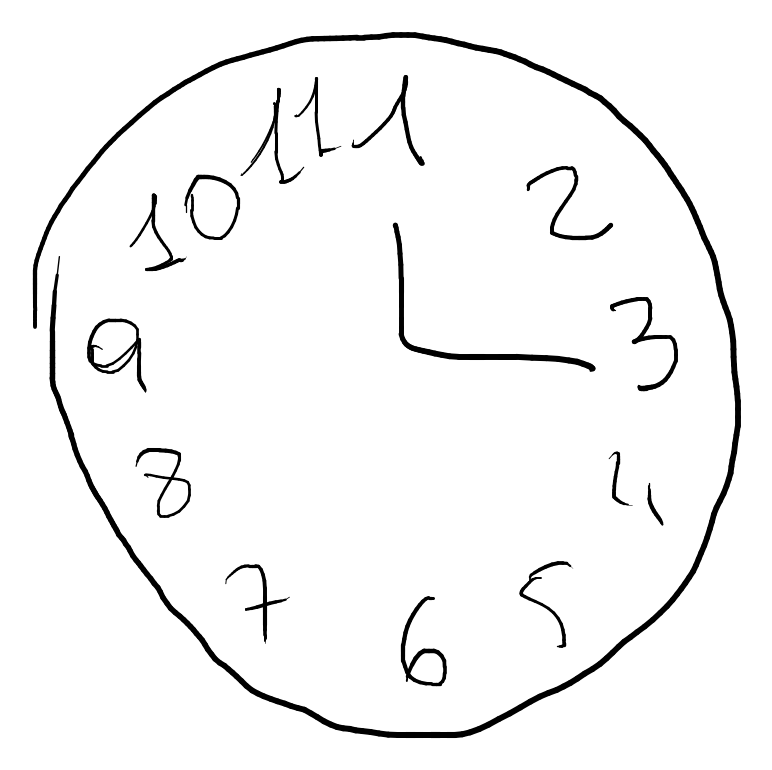
#> input picture Baseline_run/image/cdt/u00004s00001_hw00006.png, 772 x 770 px
$ python visualize_pseudodynamic_features.py --image ../../Baseline_run/image/cdt/u00004s00001_hw00006.png
#> lines starting #> are read from the running program, lines starting #| are printed output that depends on the picture; after the words box and inside, x2 and y2 are one past the last pixel; in counts of white or black regions, pixels touching at a corner belong together
### transfer_learning/src/pseudo_features.py
import cv2
import numpy as np
from skimage.morphology import skeletonize
from skimage.util import invert

def extract_pseudo_dynamic_features(img):
    """
    img: numpy array (H,W,3) RGB HANDWRITING image
    returns: 5-D vector of pseudo dynamic features
    """

    gray = cv2.cvtColor(img, cv2.COLOR_RGB2GRAY)

    # binary threshold (invert so strokes=1)
    _, th = cv2.threshold(gray, 0, 255, cv2.THRESH_OTSU + cv2.THRESH_BINARY_INV)

    # skeleton
    skel = skeletonize(invert(th/255)).astype(np.uint8)
    stroke_length = skel.sum()

    # stroke thickness via distance transform
    dist = cv2.distanceTransform(th, cv2.DIST_L2, 5)
    mean_thickness = np.mean(dist[dist > 0]) if np.any(dist > 0) else 0

    # stroke segments = number of contours
    contours, _ = cv2.findContours(th, cv2.RETR_LIST, cv2.CHAIN_APPROX_SIMPLE)
    stroke_segments = len(contours)

    # aspect ratio of handwriting region
    ys, xs = np.where(th > 0)
    if len(xs) > 0:
        h = ys.max() - ys.min()
        w = xs.max() - xs.min()
        aspect_ratio = w / (h + 1e-6)
    else:
        aspect_ratio = 1.0

    # curvature proxy
    curvature = sum(len(cv2.convexHull(cnt)) for cnt in contours if len(cnt) > 5)

    return np.array([
        stroke_length / 1000,
        mean_thickness / 10,
        stroke_segments / 10,
        aspect_ratio,
        curvature / 1000
    ], dtype=np.float32)

### transfer_learning/utils/visualize_pseudodynamic_features.py
import cv2
import numpy as np
import matplotlib.pyplot as plt
import argparse
from pathlib import Path

from src.pseudo_features import extract_pseudo_dynamic_features


FEATURE_NAMES = [
    "Stroke Length",
    "Mean Thickness",
    "Stroke Segments",
    "Aspect Ratio",
    "Curvature"
]


def parse_args():
    parser = argparse.ArgumentParser("Pseudo-Dynamic Feature Analysis")

    parser.add_argument("--image", type=str, default=None,
                        help="Path to a single handwriting image")

    parser.add_argument("--data_dir", type=str, default=None,
                        help="Path to dataset root with class subfolders")

    parser.add_argument("--save_dir", type=str, default=None,
                        help="Directory to save figures (PDF/PNG)")

    return parser.parse_args()


# --------------------------------------------------
# Utility
# --------------------------------------------------
def load_image(path):
    img = cv2.imread(str(path))
    if img is None:
        raise FileNotFoundError(f"Could not read image: {path}")
    return cv2.cvtColor(img, cv2.COLOR_BGR2RGB)


# --------------------------------------------------
# 1. Single-image visualization
# --------------------------------------------------
def plot_single_image(img, features, save_path=None):
    plt.figure(figsize=(10, 4))

    plt.subplot(1, 2, 1)
    plt.imshow(img)
    plt.title("Handwriting Sample")
    plt.axis("off")

    plt.subplot(1, 2, 2)
    plt.bar(FEATURE_NAMES, features)
    plt.xticks(rotation=45, ha="right")
    plt.ylabel("Normalized Value")
    plt.title("Pseudo-Dynamic Feature Vector")

    plt.tight_layout()

    if save_path:
        plt.savefig(save_path, bbox_inches="tight")
    else:
        plt.show()


# --------------------------------------------------
# 2. Dataset-level extraction
# --------------------------------------------------
# [57 lines left out: functions extract_dataset_features, plot_class_means, plot_boxplots, not called in this run]


# --------------------------------------------------
# Main
# --------------------------------------------------
def main(args):

    if args.image:
        img = load_image(args.image)
#> in load_image, img is the input picture: shape (770, 772, 3); min 0, max 255, mean 245.2
        features = extract_pseudo_dynamic_features(img)
#> in extract_pseudo_dynamic_features, `_, th = cv2.threshold(gray, 0, 255, cv2.THRESH_OTSU + cv2.THRESH_BINAR..`:
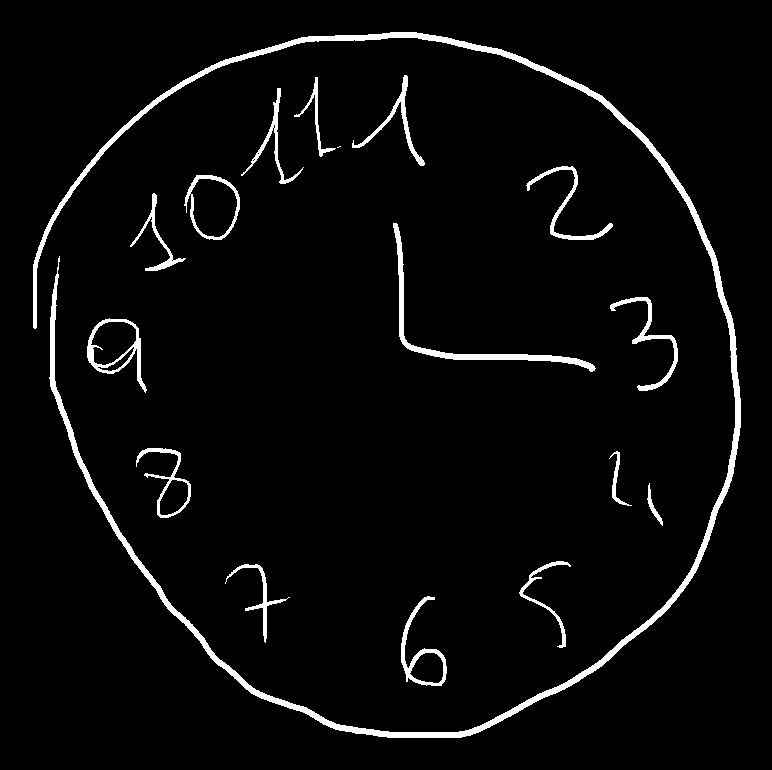
#> th: shape (770, 772); 3.9% white; 17 white regions (1 under 20 px), largest, box (x1, y1, x2, y2) and area: (33, 32, 741, 738) 12745, (393, 223, 596, 372) 1783, (87, 318, 147, 393) 918
#> in extract_pseudo_dynamic_features, `skel = skeletonize(invert(th/255)).astype(np.uint8)`:
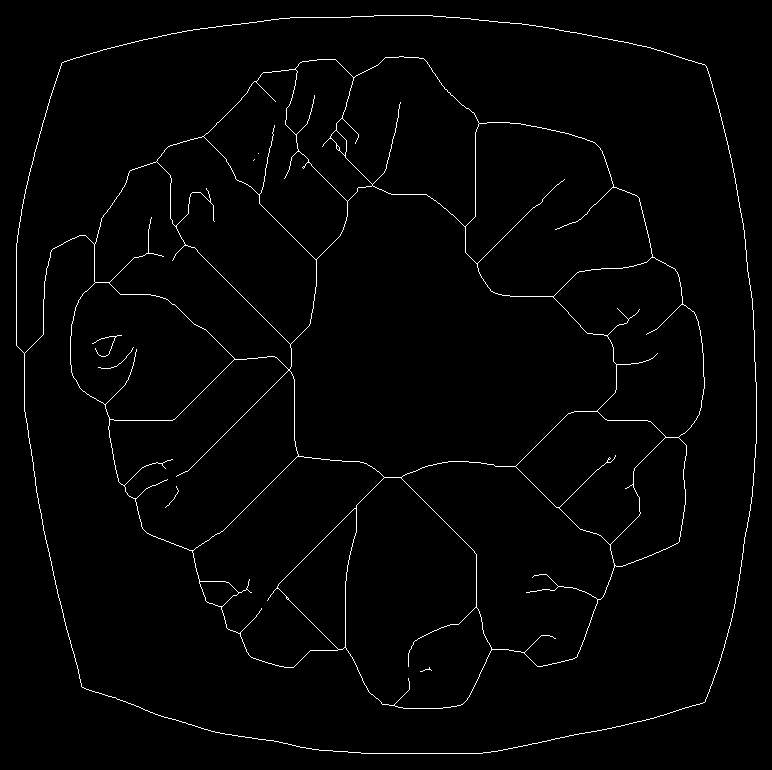
#> skel: shape (770, 772); values 0 (black) and 1 (white), 1.5% white in thin lines or dots
#> in extract_pseudo_dynamic_features, `stroke_length = skel.sum()`: stroke_length = 9197
#> in extract_pseudo_dynamic_features, `dist = cv2.distanceTransform(th, cv2.DIST_L2, 5)`:
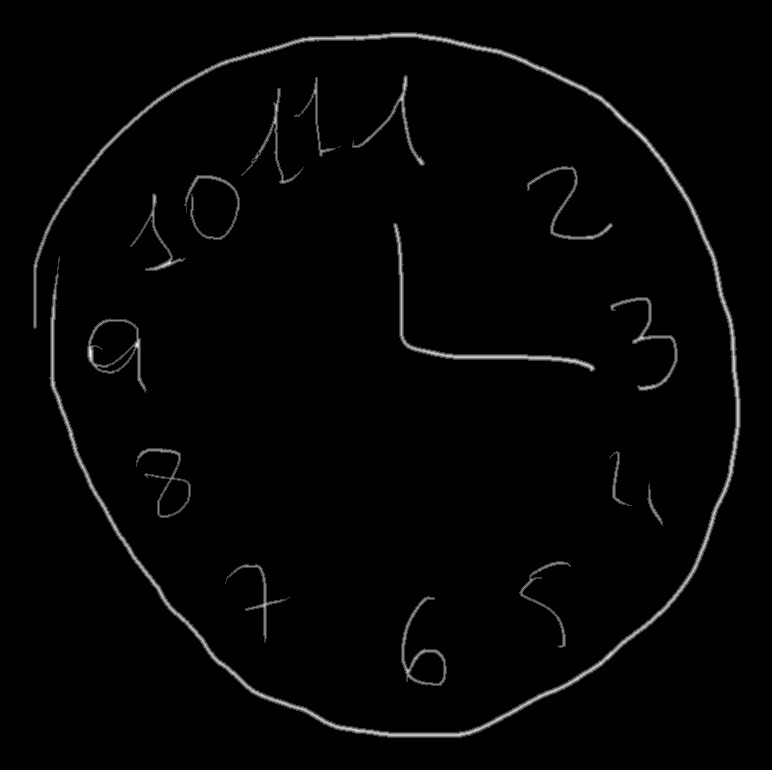
#> dist: shape (770, 772) float32; min 0, max 4, mean 0.0654; drawn with min black and max white
#> in extract_pseudo_dynamic_features, `mean_thickness = np.mean(dist[dist > 0]) if np.any(dist > 0) else 0`: mean_thickness = 1.7
#> in extract_pseudo_dynamic_features, `contours, _ = cv2.findContours(th, cv2.RETR_LIST, cv2.CHAIN_APPROX_SIM..`: contours = 27 contours, 6 with area under 20; largest, box (x1, y1, x2, y2) and area: (33, 32, 741, 738) 10698, (184, 175, 240, 240) 2597, (87, 318, 147, 393) 2350, (190, 178, 238, 238) 2127, (393, 223, 596, 372) 1469
#> in extract_pseudo_dynamic_features, `stroke_segments = len(contours)`: stroke_segments = 27
#> in extract_pseudo_dynamic_features, `h = ys.max() - ys.min()`: h = 705
#> in extract_pseudo_dynamic_features, `w = xs.max() - xs.min()`: w = 707
#> in extract_pseudo_dynamic_features, `aspect_ratio = w / (h + 1e-6)`: aspect_ratio = 1
#> in extract_pseudo_dynamic_features, `curvature = sum(len(cv2.convexHull(cnt)) for cnt in contours if len(cn..`: curvature = 471
#> features = [9.2, 0.17, 2.7, 1, 0.471]

        save_path = None
        if args.save_dir:
            save_path = Path(args.save_dir) / "single_image_pseudo_features.pdf"

        plot_single_image(img, features, save_path)
#> in plot_single_image, `plt.show()`:
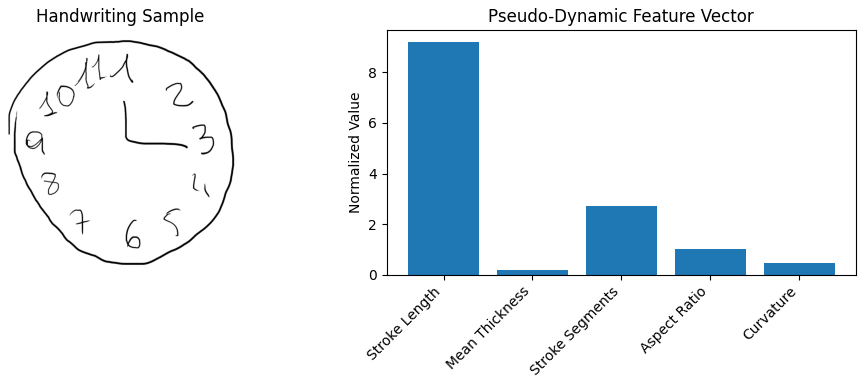
#> figure drawn by matplotlib, 2 panels; panel 2: tallest bar 9.2 high, from x = -0.4 to 0.4

    if args.data_dir:
        features, labels, class_names = extract_dataset_features(args.data_dir)

        save_mean = None
        save_box = None
        if args.save_dir:
            save_mean = Path(args.save_dir) / "classwise_feature_means.pdf"
            save_box = Path(args.save_dir) / "feature_boxplots.pdf"

        plot_class_means(features, labels, class_names, save_mean)
        plot_boxplots(features, labels, class_names, save_box)


if __name__ == "__main__":
    args = parse_args()
    main(args)

$ run again, on Baseline_run/image/cdt/u00015s00001_hw00006.png
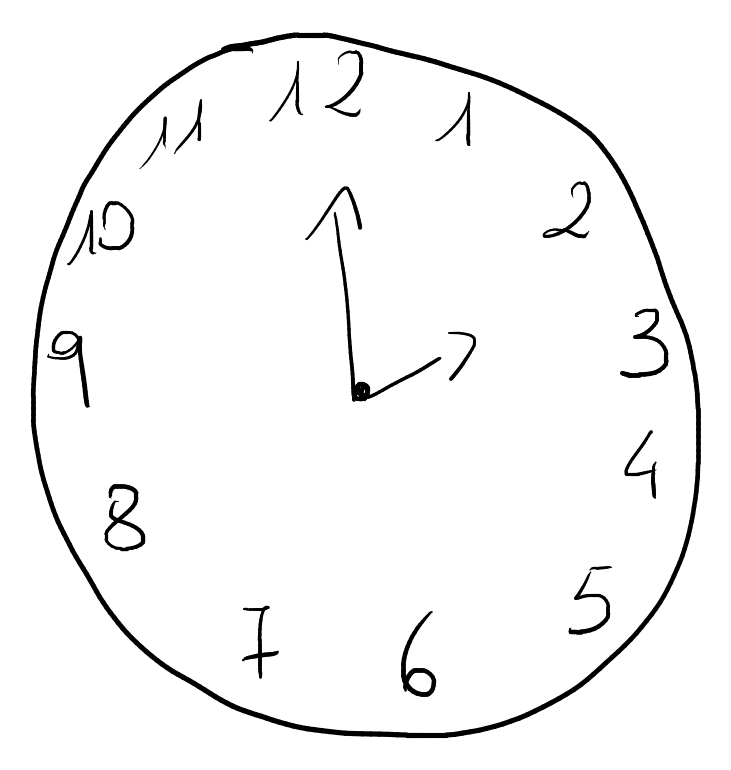
#> input picture Baseline_run/image/cdt/u00015s00001_hw00006.png, 731 x 770 px
#> in load_image, img is the input picture: shape (770, 731, 3); min 0, max 255, mean 246.2
#> in extract_pseudo_dynamic_features, `_, th = cv2.threshold(gray, 0, 255, cv2.THRESH_OTSU + cv2.THRESH_BINAR..`:
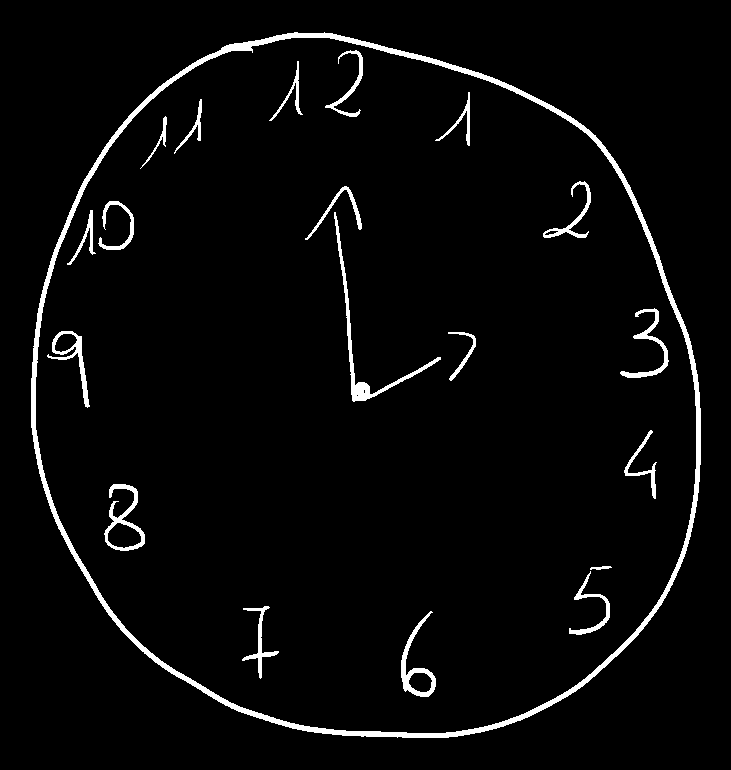
#> th: shape (770, 731); 3.5% white; 20 white regions, largest, box (x1, y1, x2, y2) and area: (31, 32, 701, 738) 11028, (334, 212, 441, 402) 1216, (104, 484, 145, 551) 773
#> skel: shape (770, 731); values 0 (black) and 1 (white), 1.7% white in thin lines or dots
#> stroke_length = 9637
#> mean_thickness = 1.61
#> contours = 27 contours, 2 with area under 20; largest, box (x1, y1, x2, y2) and area: (31, 32, 701, 738) 376180, (35, 37, 697, 734) 367142, (104, 484, 145, 551) 1232, (401, 611, 436, 697) 968, (334, 212, 441, 402) 947
#> stroke_segments = 27
#> ys = 19687 values from 32 to 737; xs = 19687 values, max 700 at index 11473, min 31 at index 10525, mean 357.6
#> h = 705
#> w = 669
#> aspect_ratio = 0.949
#> curvature = 580
#> features = [9.64, 0.161, 2.7, 0.949, 0.58]
#> in plot_single_image, `plt.show()`:
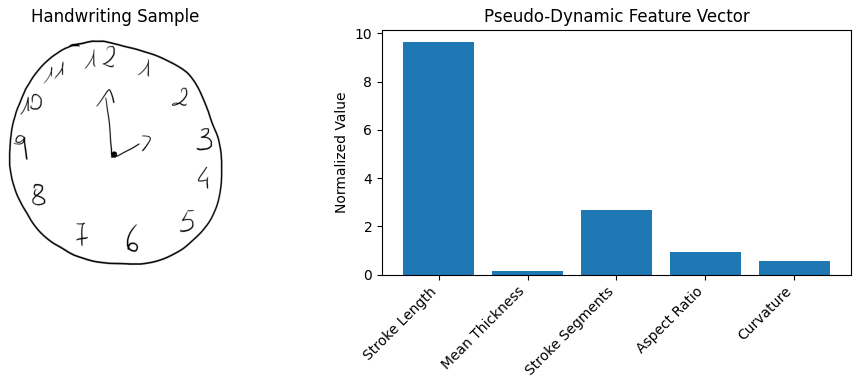
#> figure drawn by matplotlib, 2 panels; panel 2: tallest bar 9.64 high, from x = -0.4 to 0.4

$ run again, on Baseline_run/image/cdt/u00037s00001_hw00006.png
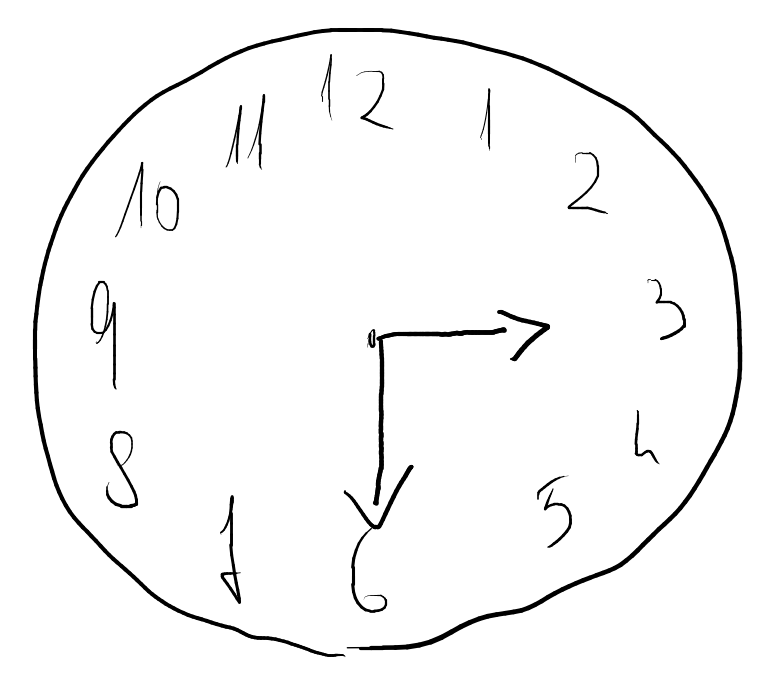
#> input picture Baseline_run/image/cdt/u00037s00001_hw00006.png, 775 x 688 px
#> in load_image, img is the input picture: shape (688, 775, 3); min 0, max 255, mean 247.5
#> in extract_pseudo_dynamic_features, `_, th = cv2.threshold(gray, 0, 255, cv2.THRESH_OTSU + cv2.THRESH_BINAR..`:
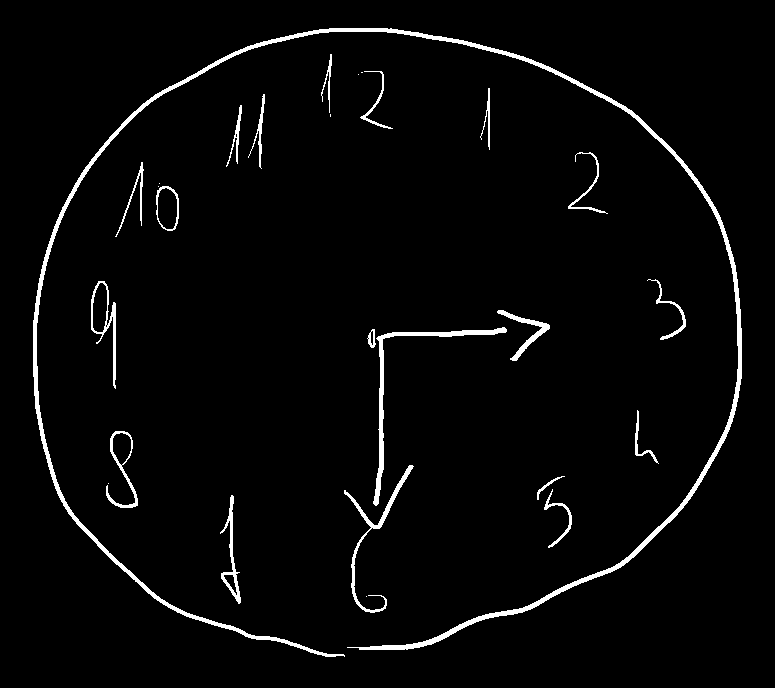
#> th: shape (688, 775); 3% white; 27 white regions (7 under 20 px), largest, box (x1, y1, x2, y2) and area: (33, 28, 742, 657) 8969, (373, 327, 507, 506) 1362, (344, 465, 414, 613) 870
#> skel: shape (688, 775); values 0 (black) and 1 (white), 1.9% white in thin lines or dots
#> stroke_length = 10156
#> mean_thickness = 1.44
#> contours = 35 contours, 10 with area under 20; largest, box (x1, y1, x2, y2) and area: (33, 28, 742, 657) 7062, (373, 327, 507, 506) 1066, (91, 281, 116, 389) 962, (156, 186, 179, 231) 818, (106, 431, 138, 508) 770
#> stroke_segments = 35
#> ys = 15880 values from 28 to 656; xs = 15880 values, max 741 at index 6835, min 33 at index 6488, mean 375
#> h = 628
#> w = 708
#> aspect_ratio = 1.13
#> curvature = 432
#> features = [10.16, 0.144, 3.5, 1.13, 0.432]
#> in plot_single_image, `plt.show()`:
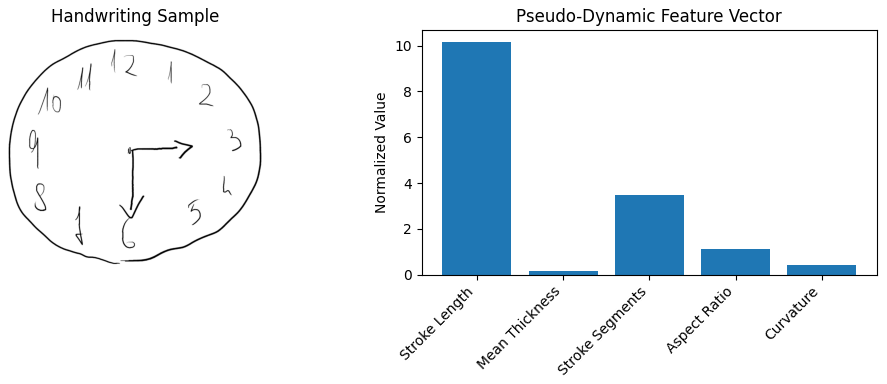
#> figure drawn by matplotlib, 2 panels; panel 2: tallest bar 10.16 high, from x = -0.4 to 0.4
